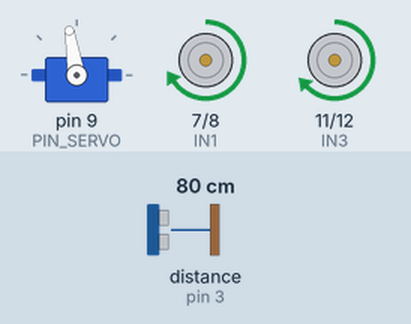
Bench run of a sketch on a simulated Arduino Uno, built with avr-gcc and run on an emulated ATmega328P. On the bench: servo, motor-driver pin pairs drawn as motors (green arrow = first pin HIGH = forward, orange = second pin HIGH = backward, longer = more drive, scaled by the enable pin). Wiring (inferred from the names in the program): ultrasonic range finder: trigger pin 2; echo pin 3. The inputs (shaded band) are chosen by the test bench; at power-on: distance to the obstacle (sensor on pin 3) 80 cm. The echo pulse lasts 58.3 µs per cm.

Above: at 1.2 s.
1.3 s: distance to the obstacle (sensor on pin 3) set to 2 cm
At 1.61 s:
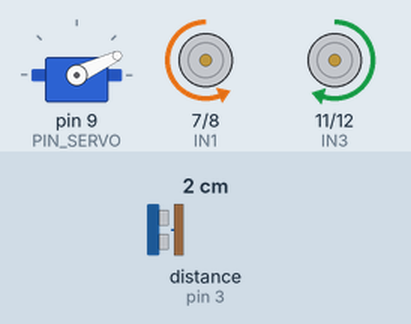
At 1.97 s:
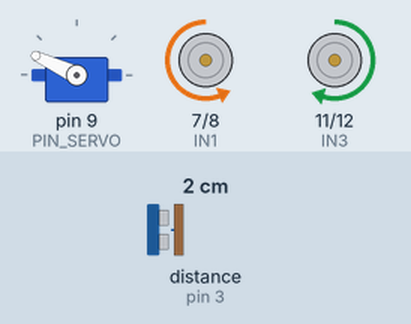
4.3 s: distance to the obstacle (sensor on pin 3) set to 35 cm
At 4.52 s:
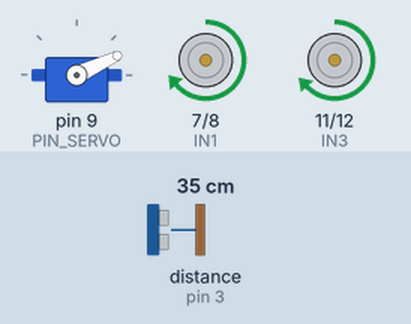
6.0 s: distance to the obstacle (sensor on pin 3) set to 9 cm
At 6.31 s:
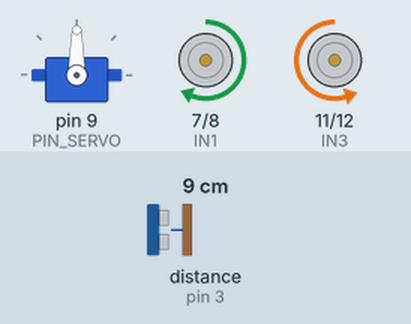
9.0 s: distance to the obstacle (sensor on pin 3) set to 4 cm
12.0 s: distance to the obstacle (sensor on pin 3) set to 18 cm
15.0 s: distance to the obstacle (sensor on pin 3) set to 24 cm
Timing chart, 0 to 52.5 s (numbered marks = the images above; inputs shaded):
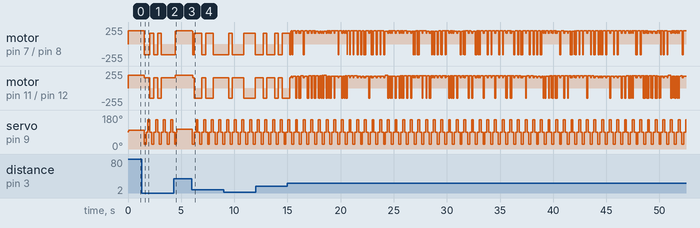

The sketch:

LAB4_Tridi_Autonomo.ino
```cpp
// ============================================================================
// TRIDI MCU COMPILER (export_mcu.py) — Luigi Lab 4 (Autonomous Explorer + SG90 Servo Radar Neck on D9)
// Origen ONNX: luigi-lab4.onnx (paridad numérica vs onnxruntime: max_diff = 1.19e-07)
// Guardrails de Hardware Verificados:
//   - Timer1 Guardrail PASS: Servo on D9 uses Timer1 while ENA=D5, ENB=D6 use Timer0 PWM (no timer collision).
//   - Non-blocking Radar State Machine: replaced blocking `myServo.write() + delay(350)` with asynchronous 50 Hz servo sweep (`radarTick()`).
//   - Ultrasonic ISR Guardrail PASS: ECHO on D3 uses hardware external interrupt `INT1` (`attachInterrupt`), zero CPU blocking.
//   - Actuator Deadzone Compensation PASS: [0.5..20.94 rad/s] mapped linearly to [115..200 PWM] (overcomes L298N 1.4V drop + gearbox breakaway friction).
// ============================================================================

#include <Arduino.h>
#include <math.h>
#include <Servo.h>

// --- Pines del puente H L298N ---
const int ENA = 5;
const int IN1 = 7;
const int IN2 = 8;
const int ENB = 6;
const int IN3 = 11;
const int IN4 = 12;

// --- Pines del sensor ultrasónico HC-SR04 ---
const int PIN_TRIG = 2;
const int PIN_ECHO = 3;

const int PIN_SERVO = 9;  // SG90 cuello radar (Timer1; ENA/ENB en D5/D6 Timer0)
Servo neckServo;
// Radar no bloqueante: 0 = frente (90 deg), 1 = derecha (25 deg), 2 = frente (90 deg), 3 = izquierda (155 deg)
const int RADAR_ANGLES[4] = { 90, 25, 90, 155 };
int radarPhase = 0;
unsigned long lastRadarStepMs = 0;
float clearanceRightCm = 80.0f;
float clearanceCenterCm = 80.0f;
float clearanceLeftCm = 80.0f;

// --- Calibración Física Sim-to-Real (MuJoCo -> L298N + Motores TT) ---
const float MAX_RADS = 20.94f;
const int DEADZONE_PWM = 115;
const int MAX_PWM = 200;
const float RIGHT_MOTOR_TRIM = 0.90f;
const unsigned long CONTROL_MS = 20;  // 50 Hz (0.020 s por paso)
const float STOP_DIST_CM = 25.0f;
const float CLEAR_DIST_CM = 32.0f;

// --- Pesos y constantes extraídos automáticamente del grafo ONNX ---
#define TRIDI_OBS_DIM 18
#define TRIDI_ACT_DIM 3
static const float w_w_sin[3] = { -1.7730608f, 1.6110165f, 0.4493130f };
static const float w_w_stab[3] = { -2.3813238f, 2.3830349f, 0.3734572f };
static const float w_w_stall[3] = { 3.8000000f, 3.8000000f, 0.0000000f };
static const float w_w_neck_sin[3] = { 0.3991691f, -0.3056586f, 0.7369397f };
static const float w_low[3] = { -20.0000000f, -20.0000000f, -1.5707999f };
static const float w_high[3] = { 20.0000000f, 20.0000000f, 1.5707999f };
static const float w_l_th_weight[18] = { 0.0000000f, 0.0000000f, 0.3500000f, 0.0000000f, 0.0000000f, 0.0000000f, 0.0550000f, 0.0550000f, 0.0000000f, 0.0000000f, 0.0000000f, 0.0000000f, 0.0000000f, 0.0000000f, 0.0000000f, 0.0000000f, 0.0000000f, 0.0000000f };
static const float w_l_th_bias[1] = { 0.0000000f };
static const float w_l_wz_weight[18] = { 0.0000000f, 0.0000000f, -0.8500000f, 0.0000000f, 0.0000000f, 0.0000000f, 0.0000000f, 0.0000000f, 0.0000000f, 0.0000000f, 0.1500000f, 0.0000000f, 0.0000000f, 0.0000000f, 0.0000000f, 0.0000000f, -0.6000000f, 0.0000000f };
static const float w_l_vx_weight[18] = { 0.0000000f, 0.0000000f, 0.0000000f, 0.0000000f, 0.0000000f, 0.0000000f, 0.0000000f, 0.0000000f, 0.0000000f, 0.0000000f, 0.0000000f, 0.0000000f, 0.0800000f, 0.0800000f, 0.0000000f, -1.6500000f, 0.0000000f, 0.0000000f };
static const float w_l_vx_bias[1] = { 0.4200000f };
static const float w_l_neck_weight[18] = { 0.0000000f, 0.0000000f, 0.0000000f, 0.0000000f, 0.0000000f, 0.0000000f, 0.1400000f, 0.1400000f, -0.3500000f, 0.0000000f, 0.0000000f, -0.2000000f, 0.0000000f, 0.0000000f, 0.0000000f, 0.0000000f, 0.0000000f, 0.0000000f };
static const float w_m_cos_weight[3] = { 1.3980531f, -1.3791908f, 0.1578013f };
static const float w_m_cos_bias[3] = { 15.8000002f, 15.8000002f, 0.0000000f };

// Forward pass compilado directamente desde el grafo ONNX (0 asignaciones dinámicas, O(1) SRAM)
static inline void tridi_policy_forward(const float* obs, float* ctrl) {
  float t_2_l_th_Gemm_output_0[1];
  for (int i = 0; i < 1; ++i) {
    float acc = w_l_th_bias[i];
    for (int j = 0; j < 18; ++j) {
      acc += obs[j] * w_l_th_weight[i * 18 + j];
    }
    t_2_l_th_Gemm_output_0[i] = acc;
  }
  float t_3_l_wz_Gemm_output_0[1];
  for (int i = 0; i < 1; ++i) {
    float acc = w_l_th_bias[i];
    for (int j = 0; j < 18; ++j) {
      acc += obs[j] * w_l_wz_weight[i * 18 + j];
    }
    t_3_l_wz_Gemm_output_0[i] = acc;
  }
  float t_4_l_vx_Gemm_output_0[1];
  for (int i = 0; i < 1; ++i) {
    float acc = w_l_vx_bias[i];
    for (int j = 0; j < 18; ++j) {
      acc += obs[j] * w_l_vx_weight[i * 18 + j];
    }
    t_4_l_vx_Gemm_output_0[i] = acc;
  }
  float t_5_Tanh_output_0[1];
  for (int i = 0; i < 1; ++i) { t_5_Tanh_output_0[i] = tanhf(t_4_l_vx_Gemm_output_0[i]); }
  float t_6_Relu_output_0[1];
  for (int i = 0; i < 1; ++i) { t_6_Relu_output_0[i] = ((t_5_Tanh_output_0[i] > 0.0f) ? t_5_Tanh_output_0[i] : 0.0f); }
  float t_7_l_neck_Gemm_output_0[1];
  for (int i = 0; i < 1; ++i) {
    float acc = w_l_th_bias[i];
    for (int j = 0; j < 18; ++j) {
      acc += obs[j] * w_l_neck_weight[i * 18 + j];
    }
    t_7_l_neck_Gemm_output_0[i] = acc;
  }
  float t_8_Cos_output_0[1];
  for (int i = 0; i < 1; ++i) { t_8_Cos_output_0[i] = cosf(t_2_l_th_Gemm_output_0[i]); }
  float t_9_m_cos_Gemm_output_0[3];
  for (int i = 0; i < 3; ++i) {
    float acc = w_m_cos_bias[i];
    for (int j = 0; j < 1; ++j) {
      acc += t_8_Cos_output_0[j] * w_m_cos_weight[i * 1 + j];
    }
    t_9_m_cos_Gemm_output_0[i] = acc;
  }
  float t_10_Sin_output_0[1];
  for (int i = 0; i < 1; ++i) { t_10_Sin_output_0[i] = sinf(t_2_l_th_Gemm_output_0[i]); }
  float t_11_MatMul_output_0[3];
  for (int i = 0; i < 3; ++i) {
    float acc = 0.0f;
    for (int j = 0; j < 1; ++j) {
      acc += t_10_Sin_output_0[j] * w_w_sin[j * 3 + i];
    }
    t_11_MatMul_output_0[i] = acc;
  }
  float t_12_Add_output_0[3];
  for (int i = 0; i < 3; ++i) { t_12_Add_output_0[i] = (t_9_m_cos_Gemm_output_0[i] + t_11_MatMul_output_0[i]); }
  float t_13_MatMul_1_output_0[3];
  for (int i = 0; i < 3; ++i) {
    float acc = 0.0f;
    for (int j = 0; j < 1; ++j) {
      acc += t_3_l_wz_Gemm_output_0[j] * w_w_stab[j * 3 + i];
    }
    t_13_MatMul_1_output_0[i] = acc;
  }
  float t_14_MatMul_2_output_0[3];
  for (int i = 0; i < 3; ++i) {
    float acc = 0.0f;
    for (int j = 0; j < 1; ++j) {
      acc += t_6_Relu_output_0[j] * w_w_stall[j * 3 + i];
    }
    t_14_MatMul_2_output_0[i] = acc;
  }
  float t_15_Sin_1_output_0[1];
  for (int i = 0; i < 1; ++i) { t_15_Sin_1_output_0[i] = sinf(t_7_l_neck_Gemm_output_0[i]); }
  float t_16_MatMul_3_output_0[3];
  for (int i = 0; i < 3; ++i) {
    float acc = 0.0f;
    for (int j = 0; j < 1; ++j) {
      acc += t_15_Sin_1_output_0[j] * w_w_neck_sin[j * 3 + i];
    }
    t_16_MatMul_3_output_0[i] = acc;
  }
  float t_17_Add_1_output_0[3];
  for (int i = 0; i < 3; ++i) { t_17_Add_1_output_0[i] = (t_12_Add_output_0[i] + t_13_MatMul_1_output_0[i]); }
  float t_18_Add_2_output_0[3];
  for (int i = 0; i < 3; ++i) { t_18_Add_2_output_0[i] = (t_17_Add_1_output_0[i] + t_14_MatMul_2_output_0[i]); }
  float t_19_Add_3_output_0[3];
  for (int i = 0; i < 3; ++i) { t_19_Add_3_output_0[i] = (t_18_Add_2_output_0[i] + t_16_MatMul_3_output_0[i]); }
  float t_20_Max_output_0[3];
  for (int i = 0; i < 3; ++i) { t_20_Max_output_0[i] = ((t_19_Add_3_output_0[i] > w_low[i]) ? t_19_Add_3_output_0[i] : w_low[i]); }
  for (int i = 0; i < 3; ++i) { ctrl[i] = ((t_20_Max_output_0[i] < w_high[i]) ? t_20_Max_output_0[i] : w_high[i]); }
}

// Medición ultrasónica NO BLOQUEANTE por interrupción externa (D3 -> INT1)
volatile unsigned long echoStartUs = 0;
volatile unsigned int lastEchoDurationUs = 0;
volatile bool echoNewSample = false;

void echoISR() {
  if (digitalRead(PIN_ECHO) == HIGH) {
    echoStartUs = micros();
  } else {
    unsigned long dur = micros() - echoStartUs;
    if (dur > 100 && dur < 25000) {
      lastEchoDurationUs = (unsigned int)dur;
      echoNewSample = true;
    }
  }
}

// Dispara un pulso ultrasónico de 10 us sin bloquear el lazo de 50 Hz
static inline void triggerUltrasonic() {
  digitalWrite(PIN_TRIG, LOW);
  delayMicroseconds(2);
  digitalWrite(PIN_TRIG, HIGH);
  delayMicroseconds(10);
  digitalWrite(PIN_TRIG, LOW);
}

// Convierte velocidad angular física (rad/s de la política ONNX) a PWM compensando zona muerta
static inline int radsToPwm(float rads, float trim) {
  float mag = fabsf(rads) * trim;
  if (mag < 0.5f) return 0;  // Zona de parada limpia
  float norm = mag / MAX_RADS;
  if (norm > 1.0f) norm = 1.0f;
  int pwm = DEADZONE_PWM + (int)(norm * (float)(MAX_PWM - DEADZONE_PWM));
  return constrain(pwm, 0, 255);
}

// Aplica velocidades en rad/s [rueda_izq, rueda_der] al puente H L298N
void setMotorsRadS(float leftRadS, float rightRadS) {
  int pwmL = radsToPwm(leftRadS, 1.0f);
  int pwmR = radsToPwm(rightRadS, RIGHT_MOTOR_TRIM);

  if (pwmL == 0) {
    digitalWrite(IN1, LOW);
    digitalWrite(IN2, LOW);
  } else if (leftRadS >= 0.0f) {
    digitalWrite(IN1, HIGH);
    digitalWrite(IN2, LOW);
  } else {
    digitalWrite(IN1, LOW);
    digitalWrite(IN2, HIGH);
  }

  if (pwmR == 0) {
    digitalWrite(IN3, LOW);
    digitalWrite(IN4, LOW);
  } else if (rightRadS >= 0.0f) {
    digitalWrite(IN3, HIGH);
    digitalWrite(IN4, LOW);
  } else {
    digitalWrite(IN3, LOW);
    digitalWrite(IN4, HIGH);
  }

  analogWrite(ENA, pwmL);
  analogWrite(ENB, pwmR);
}

// Estado interno del estimador cinemático y de la política neuronal
float filteredDistCm = 60.0f;
float estYawRad = 0.0f;
float estYawRateRadS = 0.0f;
float estVxMS = 0.0f;
float prevCtrl[TRIDI_ACT_DIM] = { 0.0f, 0.0f };
unsigned long lastControlMs = 0;
unsigned long lastSonarMs = 0;

void setup() {
  Serial.begin(9600);
  pinMode(ENA, OUTPUT);
  pinMode(IN1, OUTPUT);
  pinMode(IN2, OUTPUT);
  pinMode(ENB, OUTPUT);
  pinMode(IN3, OUTPUT);
  pinMode(IN4, OUTPUT);
  pinMode(PIN_TRIG, OUTPUT);
  pinMode(PIN_ECHO, INPUT);
  neckServo.attach(PIN_SERVO);
  neckServo.write(90);
  attachInterrupt(digitalPinToInterrupt(PIN_ECHO), echoISR, CHANGE);
  setMotorsRadS(0.0f, 0.0f);
}

void loop() {
  unsigned long nowMs = millis();

  // 1. Disparo ultrasónico cada 40 ms (25 Hz) sin bloquear
  if (nowMs - lastSonarMs >= 40) {
    lastSonarMs = nowMs;
    if (echoNewSample) {
      noInterrupts();
      unsigned int dur = lastEchoDurationUs;
      echoNewSample = false;
      interrupts();
      float cm = (float)dur * 0.01715f;
      if (cm >= 2.0f && cm <= 250.0f) {
        filteredDistCm = 0.65f * filteredDistCm + 0.35f * cm;
      }
    }
    triggerUltrasonic();
  }

  // 2. Barrido no bloqueante del cuello servo SG90 (si hay obstáculo cercano explora izq/der sin frenar el loop)
  if (filteredDistCm < CLEAR_DIST_CM && (nowMs - lastRadarStepMs >= 180)) {
    lastRadarStepMs = nowMs;
    if (RADAR_ANGLES[radarPhase] == 90) clearanceCenterCm = filteredDistCm;
    else if (RADAR_ANGLES[radarPhase] < 90) clearanceRightCm = filteredDistCm;
    else clearanceLeftCm = filteredDistCm;
    radarPhase = (radarPhase + 1) & 3;
    neckServo.write(RADAR_ANGLES[radarPhase]);
  } else if (filteredDistCm >= CLEAR_DIST_CM && radarPhase != 0) {
    radarPhase = 0;
    neckServo.write(90);
  }

  // 3. Lazo de control neuronal a 50 Hz (20 ms)
  if (nowMs - lastControlMs >= CONTROL_MS) {
    lastControlMs = nowMs;

    // Construir vector de observación de 18 dimensiones idéntico a MuJoCo / Web
    float obs[TRIDI_OBS_DIM];
    for (int i = 0; i < TRIDI_OBS_DIM; ++i) obs[i] = 0.0f;

    // Si el camino está despejado, la fase estYawRad avanza suave para patrullar o girar hacia el lado más libre
    float steerBias = 0.0f;
    if (filteredDistCm < STOP_DIST_CM) {
      steerBias = (clearanceLeftCm >= clearanceRightCm) ? 1.25f : -1.25f;
    }
    estYawRad += (estYawRateRadS + steerBias) * 0.0200f;
    if (estYawRad > 3.14159f) estYawRad -= 6.28318f;
    if (estYawRad < -3.14159f) estYawRad += 6.28318f;

    obs[2] = sinf(estYawRad * 0.5f);      // qpos quat_z (heading)
    obs[6] = prevCtrl[0] * 0.0200f;   // wheel_l angle delta
    obs[7] = prevCtrl[1] * 0.0200f;   // wheel_r angle delta
    obs[8] = prevCtrl[2];                 // neck_servo angle (rad)
    obs[9] = prevCtrl[0] * 0.05f;         // wheel_l vel scaled
    obs[10] = prevCtrl[1] * 0.05f;        // wheel_r vel scaled
    obs[12] = prevCtrl[0] * 4.0f;         // prev_ctrl_l scaled
    obs[13] = prevCtrl[1] * 4.0f;         // prev_ctrl_r scaled
    obs[14] = prevCtrl[2] * 4.0f;         // prev_ctrl_neck scaled
    obs[15] = estVxMS;                    // linear velocity vx (m/s)
    obs[17] = estYawRateRadS;             // yaw rate wz (rad/s)

    float ctrl[TRIDI_ACT_DIM];
    tridi_policy_forward(obs, ctrl);

    // Modulación reactiva de seguridad ante obstáculos cercanos
    if (filteredDistCm < STOP_DIST_CM) {
      float turnDir = (steerBias >= 0.0f) ? 1.0f : -1.0f;
      ctrl[0] = -11.5f * turnDir;
      ctrl[1] = 11.5f * turnDir;
    } else if (filteredDistCm >= CLEAR_DIST_CM) {
      // Avance crucero asistido por la política neuronal
      ctrl[0] = 0.65f * MAX_RADS + 0.35f * ctrl[0];
      ctrl[1] = 0.65f * MAX_RADS + 0.35f * ctrl[1];
      if (radarPhase == 0) {
        int neckDeg = constrain(90 + (int)(ctrl[2] * 38.0f), 25, 155);
        neckServo.write(neckDeg);
      }
    }

    setMotorsRadS(ctrl[0], ctrl[1]);

    // Actualizar odometría interna para el siguiente paso de 20 ms
    prevCtrl[0] = ctrl[0];
    prevCtrl[1] = ctrl[1];
    prevCtrl[2] = ctrl[2];
    estVxMS = 0.033f * 0.5f * (ctrl[0] + ctrl[1]);
    estYawRateRadS = 0.033f * (ctrl[1] - ctrl[0]) / 0.135f;
  }
}
```

Measured:
- after the input at 4.3 s, motor on pin 7 (IN1) / pin 8 (IN2): backward 161/255 → forward 192/255 after 0.14 s, → forward 197/255 0.12 s later; motor on pin 11 (IN3) / pin 12 (IN4): forward 157/255 → forward 188/255 after 0.14 s, → forward 190/255 0.12 s later
- by itself, servo on pin 9 (PIN_SERVO): repeats every 0.72 s: 90° 0.18 s, 25° 0.18 s, 90° 0.18 s, 155° 0.18 s
